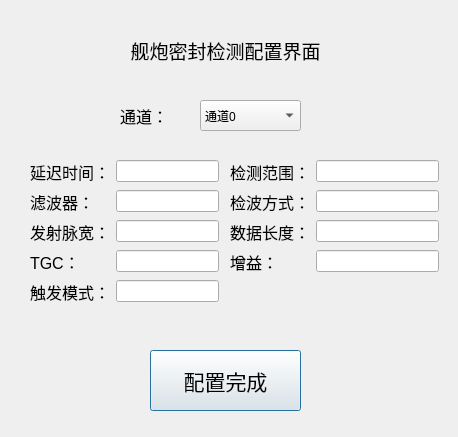
<?xml version="1.0" encoding="UTF-8"?>
<ui version="4.0">
 <class>G_pzWindow</class>
 <widget class="QDialog" name="G_pzWindow">
  <property name="geometry">
   <rect>
    <x>0</x>
    <y>0</y>
    <width>458</width>
    <height>437</height>
   </rect>
  </property>
  <property name="windowTitle">
   <string>Dialog</string>
  </property>
  <widget class="QPushButton" name="btn_config_complete">
   <property name="geometry">
    <rect>
     <x>150</x>
     <y>350</y>
     <width>151</width>
     <height>61</height>
    </rect>
   </property>
   <property name="font">
    <font>
     <pointsize>16</pointsize>
    </font>
   </property>
   <property name="text">
    <string>配置完成</string>
   </property>
  </widget>
  <widget class="QLabel" name="label">
   <property name="geometry">
    <rect>
     <x>50</x>
     <y>10</y>
     <width>351</width>
     <height>81</height>
    </rect>
   </property>
   <property name="font">
    <font>
     <pointsize>14</pointsize>
     <weight>50</weight>
     <bold>false</bold>
    </font>
   </property>
   <property name="text">
    <string>舰炮密封检测配置界面</string>
   </property>
   <property name="alignment">
    <set>Qt::AlignCenter</set>
   </property>
  </widget>
  <widget class="QComboBox" name="PZ_G1_1">
   <property name="geometry">
    <rect>
     <x>200</x>
     <y>100</y>
     <width>101</width>
     <height>31</height>
    </rect>
   </property>
   <item>
    <property name="text">
     <string>通道0</string>
    </property>
   </item>
   <item>
    <property name="text">
     <string>通道1</string>
    </property>
   </item>
   <item>
    <property name="text">
     <string>通道2</string>
    </property>
   </item>
   <item>
    <property name="text">
     <string>通道3</string>
    </property>
   </item>
   <item>
    <property name="text">
     <string>通道4</string>
    </property>
   </item>
   <item>
    <property name="text">
     <string>通道5</string>
    </property>
   </item>
   <item>
    <property name="text">
     <string>通道6</string>
    </property>
   </item>
   <item>
    <property name="text">
     <string>通道7</string>
    </property>
   </item>
  </widget>
  <widget class="QWidget" name="formLayoutWidget_2">
   <property name="geometry">
    <rect>
     <x>230</x>
     <y>160</y>
     <width>209</width>
     <height>161</height>
    </rect>
   </property>
   <layout class="QFormLayout" name="formLayout_2">
    <item row="0" column="0">
     <widget class="QLabel" name="label_4">
      <property name="font">
       <font>
        <pointsize>12</pointsize>
       </font>
      </property>
      <property name="text">
       <string>检测范围：</string>
      </property>
     </widget>
    </item>
    <item row="0" column="1">
     <widget class="QLineEdit" name="PZ_G1_3"/>
    </item>
    <item row="4" column="0">
     <widget class="QLabel" name="label_7">
      <property name="text">
       <string/>
      </property>
     </widget>
    </item>
    <item row="1" column="0">
     <widget class="QLabel" name="label_8">
      <property name="font">
       <font>
        <pointsize>12</pointsize>
       </font>
      </property>
      <property name="text">
       <string>检波方式：</string>
      </property>
     </widget>
    </item>
    <item row="1" column="1">
     <widget class="QLineEdit" name="PZ_G1_5"/>
    </item>
    <item row="2" column="0">
     <widget class="QLabel" name="label_10">
      <property name="font">
       <font>
        <pointsize>12</pointsize>
       </font>
      </property>
      <property name="text">
       <string>数据长度：</string>
      </property>
     </widget>
    </item>
    <item row="2" column="1">
     <widget class="QLineEdit" name="PZ_G1_7"/>
    </item>
    <item row="3" column="0">
     <widget class="QLabel" name="label_12">
      <property name="font">
       <font>
        <pointsize>12</pointsize>
       </font>
      </property>
      <property name="text">
       <string>增益：</string>
      </property>
     </widget>
    </item>
    <item row="3" column="1">
     <widget class="QLineEdit" name="PZ_G1_9"/>
    </item>
   </layout>
  </widget>
  <widget class="QWidget" name="formLayoutWidget">
   <property name="geometry">
    <rect>
     <x>30</x>
     <y>160</y>
     <width>189</width>
     <height>161</height>
    </rect>
   </property>
   <layout class="QFormLayout" name="formLayout">
    <item row="0" column="1">
     <widget class="QLineEdit" name="PZ_G1_2"/>
    </item>
    <item row="1" column="0">
     <widget class="QLabel" name="label_5">
      <property name="font">
       <font>
        <pointsize>12</pointsize>
       </font>
      </property>
      <property name="text">
       <string>滤波器：</string>
      </property>
     </widget>
    </item>
    <item row="0" column="0">
     <widget class="QLabel" name="label_3">
      <property name="font">
       <font>
        <pointsize>12</pointsize>
       </font>
      </property>
      <property name="text">
       <string>延迟时间：</string>
      </property>
     </widget>
    </item>
    <item row="1" column="1">
     <widget class="QLineEdit" name="PZ_G1_4"/>
    </item>
    <item row="2" column="1">
     <widget class="QLineEdit" name="PZ_G1_6"/>
    </item>
    <item row="2" column="0">
     <widget class="QLabel" name="label_9">
      <property name="font">
       <font>
        <pointsize>12</pointsize>
       </font>
      </property>
      <property name="text">
       <string>发射脉宽：</string>
      </property>
     </widget>
    </item>
    <item row="3" column="0">
     <widget class="QLabel" name="label_11">
      <property name="font">
       <font>
        <pointsize>12</pointsize>
       </font>
      </property>
      <property name="text">
       <string>TGC：</string>
      </property>
     </widget>
    </item>
    <item row="3" column="1">
     <widget class="QLineEdit" name="PZ_G1_8"/>
    </item>
    <item row="4" column="0">
     <widget class="QLabel" name="label_13">
      <property name="font">
       <font>
        <pointsize>12</pointsize>
       </font>
      </property>
      <property name="text">
       <string>触发模式：</string>
      </property>
     </widget>
    </item>
    <item row="4" column="1">
     <widget class="QLineEdit" name="PZ_G1_10"/>
    </item>
   </layout>
  </widget>
  <widget class="QLabel" name="label_2">
   <property name="geometry">
    <rect>
     <x>120</x>
     <y>100</y>
     <width>71</width>
     <height>31</height>
    </rect>
   </property>
   <property name="font">
    <font>
     <pointsize>12</pointsize>
    </font>
   </property>
   <property name="text">
    <string>通道：</string>
   </property>
  </widget>
 </widget>
 <resources/>
 <connections/>
</ui>
